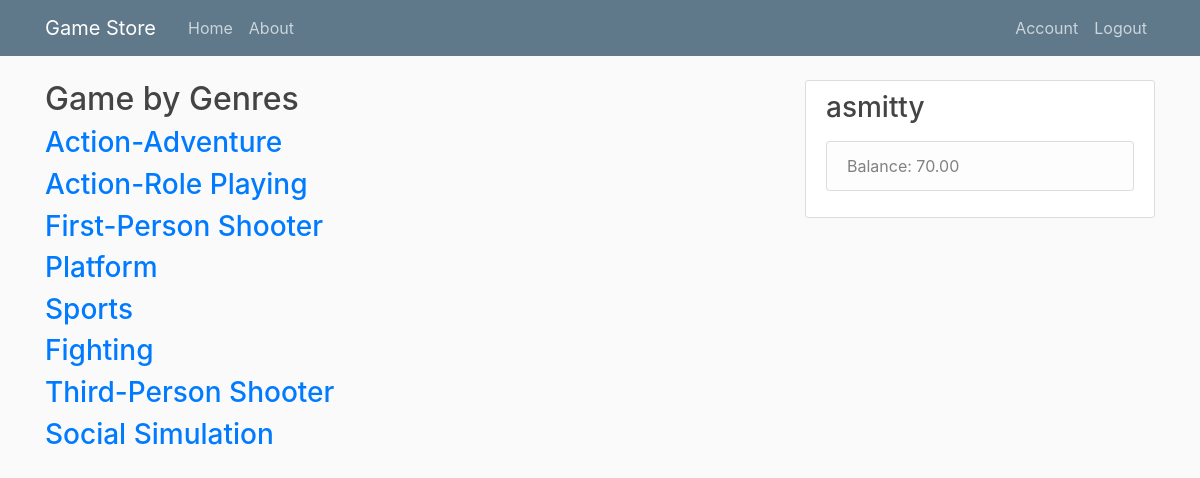
/genres (signed in), run on an earlier commit of the app's database.
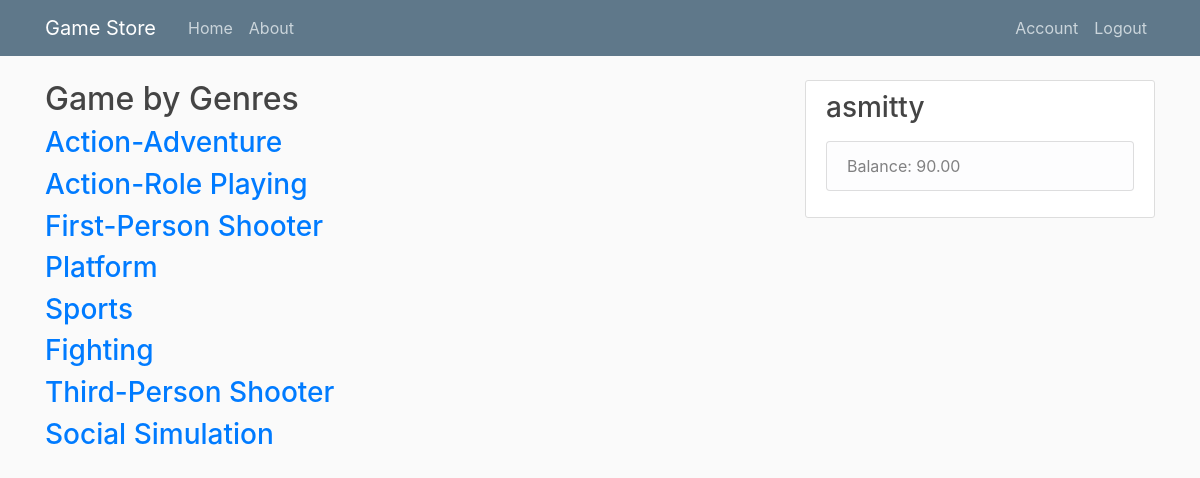
And on a later commit of the database.
### game_store/models.py (models this page shows, shortened)
class Customer(db.Model, UserMixin):
    id = db.Column(db.Integer, primary_key=True)
    username = db.Column(db.String(20), unique=True, nullable=False)
    email = db.Column(db.String(120), unique=True, nullable=False)
    password = db.Column(db.String(60), nullable=False)
    balance = db.Column(db.Numeric(4, 2))
    orders = db.relationship("Purchase", cascade="all, delete-orphan")
    returns = db.relationship("Return", cascade="all, delete-orphan")
    __table_args__ = (
        CheckConstraint(balance >= 0, name='check_bar_positive'),
        {})

### game_store/routes.py (the view)
@app.route("/genres")
def genre():
    return render_template('genres.html')

### game_store/models.py (called while the page is built)
@login_manager.user_loader
def load_user(user_id):
    return Customer.query.get(int(user_id))

### game_store/templates/genres.html (shortened to what this page needs)
{% extends "layout.html" %}
{% block content %}
<html lang="en">
<head>
    <h2>Game by Genres</h2>
    <h3><a href="/aa">Action-Adventure</a></h3>
    <h3><a href="/arp">Action-Role Playing</a></h3>
    <h3><a href="/fps">First-Person Shooter</a></h3>
    <h3><a href="/platform">Platform</a></h3>
    <h3><a href="/sports">Sports</a></h3>
    <h3><a href="/fight">Fighting</a></h3>
    <h3><a href="/tps">Third-Person Shooter</a></h3>
    <h3><a href="/social">Social Simulation</a></h3>
</head>
<body>
</body>
</html>
{% endblock content %}

### game_store/templates/layout.html (shortened to what this page needs)
<!DOCTYPE html>
<html>
<head>
    <link rel="stylesheet" href="https://maxcdn.bootstrapcdn.com/bootstrap/4.0.0/css/bootstrap.min.css">
    <link rel="stylesheet" type="text/css" href="{{ url_for('static', filename='main.css') }}">
</head>
<body>
    <header class="site-header">
      <nav class="navbar navbar-expand-md navbar-dark bg-steel fixed-top">
        <div class="container">
          <a class="navbar-brand mr-4" href="/">Game Store</a>
          <div class="collapse navbar-collapse" id="navbarToggle">
            <div class="navbar-nav mr-auto">
              <a class="nav-item nav-link" href="{{ url_for('home') }}">Home</a>
              <a class="nav-item nav-link" href="{{ url_for('about') }}">About</a>
            </div>
            <div class="navbar-nav">
              {% if current_user.is_authenticated %}
                <a class="nav-item nav-link" href="{{ url_for('account') }}">Account</a>
                <a class="nav-item nav-link" href="{{ url_for('logout') }}">Logout</a>
              {% else %}
                <a class="nav-item nav-link" href="{{ url_for('login') }}">Login</a>
                <a class="nav-item nav-link" href="{{ url_for('register') }}">Register</a>
              {% endif %}
            </div>
          </div>
        </div>
      </nav>
    </header>
    <main role="main" class="container">
      <div class="row">
        <div class="col-md-8">
          {% block content %}{% endblock %}
        </div>
        <div class="col-md-4">
          <div class="content-section">
            <h3>{{ current_user.username }}</h3>
            <p class='text-muted'>
              <ul class="list-group">
                <li class="list-group-item list-group-item-light">Balance: {{ current_user.balance }}</li>
              </ul>
            </p>
          </div>
        </div>
      </div>
    </main>
</body>
</html>

What changed in the data, as far as the page shows it:
changed Customer "asmitty": balance "70.00" → "90.00"
